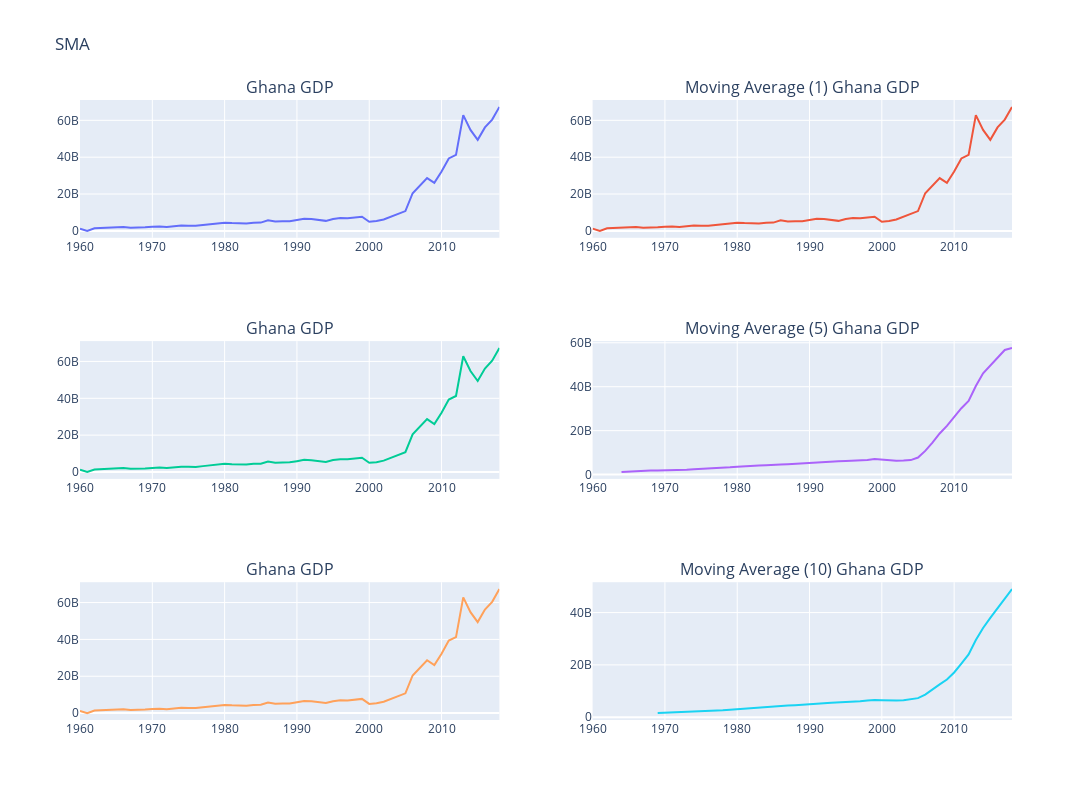

Source (notebook cell):
### Markdown cell above
Рассмотрим сразу метод простого скользящего среднего(SMA), построенного на 3 окнах: 1, 5, 10 лет. Используем её как функцию для сглаживания.

### Code cell
fig = make_subplots(rows=3, cols=2, column_widths=[50, 50], row_heights=[50, 50, 50], subplot_titles=['Ghana GDP', 'Moving Average (1) Ghana GDP',
                                                    'Ghana GDP', 'Moving Average (5) Ghana GDP',
                                                    'Ghana GDP', 'Moving Average (10) Ghana GDP'])

fig.add_trace(go.Scatter(y=train_ghana['GDP (current US$)'], x= train_ghana.index, showlegend=False),row=1, col=1)
fig.add_trace(go.Scatter(y=train_ghana['GDP (current US$)'].rolling(window=1).mean(), x= train_ghana.index, showlegend=False), row=1, col=2)

fig.add_trace(go.Scatter(y=train_ghana['GDP (current US$)'], x= train_ghana.index, showlegend=False), row=2, col=1)
fig.add_trace(go.Scatter(y=train_ghana['GDP (current US$)'].rolling(window=5).mean(), x= train_ghana.index, showlegend=False), row=2, col=2)

fig.add_trace(go.Scatter(y=train_ghana['GDP (current US$)'], x= train_ghana.index, showlegend=False), row=3, col=1)
fig.add_trace(go.Scatter(y=train_ghana['GDP (current US$)'].rolling(window=10).mean(), x= train_ghana.index, showlegend=False), row=3, col=2)
fig.update_layout(height=800, width=1300, title_text='SMA')
fig.show()
